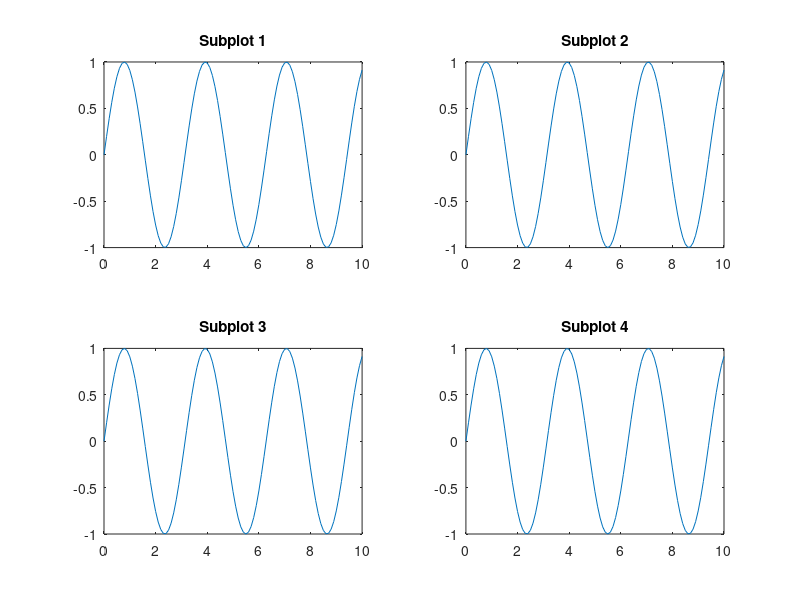

Write the MATLAB code that produced this figure.
x = 0:0.1:10;
y1 = sin(2*x);
y2 = cos(2*x);

figure
hold off
for  i=1:4
    subplot(2,2,i)       % add first plot in 2 x 2 grid
    plot(x,y1)           % line plot
    title(['Subplot ' int2str(i)])
    hold on
end